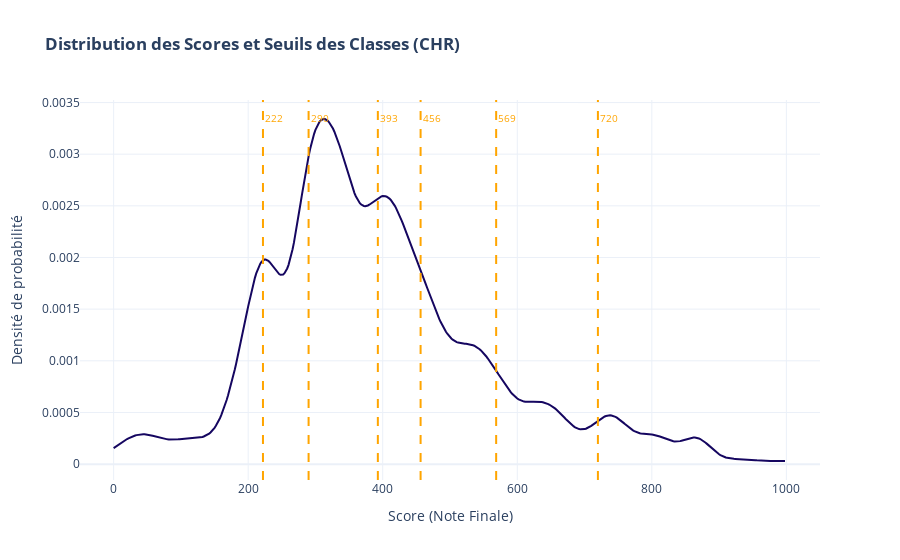

Here is the notebook cell this chart was saved with:
### Code cell
import pandas as pd
import plotly.figure_factory as ff
import plotly.graph_objects as go

# Chargement des données
# Assurez-vous que les fichiers sont dans le même répertoire
df_scores = pd.read_csv('../result/5_segmentation_chr/clients_segmented_dtree.csv')
df_chr = pd.read_csv('../result/5_segmentation_chr/CHR_Summary.csv')

# Sélection de la Note
x = df_scores['Note_Finale']

# Extraction des seuils : On prend le 'Max_Score' de chaque classe,
# sauf la dernière classe (car son max est le max global ou l'infini)
seuils = df_chr['Max_Score'].values[:-1]

# Création de la courbe de densité (KDE)
# show_hist=False pour n'avoir que la courbe, show_rug=False pour alléger
fig = ff.create_distplot([x], ['Densité Note Finale'], show_hist=False, show_rug=False, colors=["#150660"])

# Ajout des lignes verticales pour les seuils
shapes = []
annotations = []

for seuil in seuils:
    # Ligne verticale
    shapes.append(dict(
        type="line",
        x0=seuil, y0=0, 
        x1=seuil, y1=1, # yref='paper' permet à la ligne d'aller du bas en haut du graph
        xref="x", yref="paper",
        line=dict(color="orange", width=2, dash="dash")
    ))
    
    # Annotation (valeur du seuil)
    annotations.append(dict(
        x=seuil, y=0.95, # Position en haut du graphique
        xref="x", yref="paper",
        text=f"{seuil:.0f}", # Affichage de la valeur arrondie
        showarrow=False,
        font=dict(color="orange", size=10),
        xanchor='left',
        yshift=10
    ))

# Mise en forme finale du layout
fig.update_layout(
    title='<b>Distribution des Scores et Seuils des Classes (CHR)</b>',
    xaxis_title='Score (Note Finale)',
    yaxis_title='Densité de probabilité',
    shapes=shapes,
    annotations=annotations,
    template='plotly_white',
    showlegend=False,
    xaxis=dict(range=[x.min()-50, x.max()+50]) # Marge sur l'axe X
)

fig.show()

### Figure 1 — Plotly figure (JSON) as saved in the notebook; plotly's stock layout.template omitted (floating-point values rounded to 4 significant figures; data arrays with more than 128 entries replaced by an {"elided": "..."} marker saying what was removed)
{"data": [{"legendgroup": "Densité Note Finale", "marker": {"color": "#150660"}, "mode": "lines", "name": "Densité Note Finale", "showlegend": true, "type": "scatter", "x": {"elided": "500 int values"}, "xaxis": "x", "y": {"elided": "500 float values"}, "yaxis": "y"}], "layout": {"annotations": [{"font": {"color": "orange", "size": 10}, "showarrow": false, "text": "222", "x": 222.0, "xanchor": "left", "xref": "x", "y": 0.95, "yref": "paper", "yshift": 10}, {"font": {"color": "orange", "size": 10}, "showarrow": false, "text": "290", "x": 289.8, "xanchor": "left", "xref": "x", "y": 0.95, "yref": "paper", "yshift": 10}, {"font": {"color": "orange", "size": 10}, "showarrow": false, "text": "393", "x": 392.8, "xanchor": "left", "xref": "x", "y": 0.95, "yref": "paper", "yshift": 10}, {"font": {"color": "orange", "size": 10}, "showarrow": false, "text": "456", "x": 456.3, "xanchor": "left", "xref": "x", "y": 0.95, "yref": "paper", "yshift": 10}, {"font": {"color": "orange", "size": 10}, "showarrow": false, "text": "569", "x": 568.6, "xanchor": "left", "xref": "x", "y": 0.95, "yref": "paper", "yshift": 10}, {"font": {"color": "orange", "size": 10}, "showarrow": false, "text": "720", "x": 719.9, "xanchor": "left", "xref": "x", "y": 0.95, "yref": "paper", "yshift": 10}], "barmode": "overlay", "hovermode": "closest", "legend": {"traceorder": "reversed"}, "shapes": [{"line": {"color": "orange", "dash": "dash", "width": 2}, "type": "line", "x0": 222.0, "x1": 222.0, "xref": "x", "y0": 0, "y1": 1, "yref": "paper"}, {"line": {"color": "orange", "dash": "dash", "width": 2}, "type": "line", "x0": 289.8, "x1": 289.8, "xref": "x", "y0": 0, "y1": 1, "yref": "paper"}, {"line": {"color": "orange", "dash": "dash", "width": 2}, "type": "line", "x0": 392.8, "x1": 392.8, "xref": "x", "y0": 0, "y1": 1, "yref": "paper"}, {"line": {"color": "orange", "dash": "dash", "width": 2}, "type": "line", "x0": 456.3, "x1": 456.3, "xref": "x", "y0": 0, "y1": 1, "yref": "paper"}, {"line": {"color": "orange", "dash": "dash", "width": 2}, "type": "line", "x0": 568.6, "x1": 568.6, "xref": "x", "y0": 0, "y1": 1, "yref": "paper"}, {"line": {"color": "orange", "dash": "dash", "width": 2}, "type": "line", "x0": 719.9, "x1": 719.9, "xref": "x", "y0": 0, "y1": 1, "yref": "paper"}], "showlegend": false, "title": {"text": "<b>Distribution des Scores et Seuils des Classes (CHR)</b>"}, "xaxis": {"anchor": "y2", "domain": [0, 1], "range": [-50, 1050], "title": {"text": "Score (Note Finale)"}, "zeroline": false}, "yaxis": {"anchor": "free", "domain": [0, 1], "position": 0, "title": {"text": "Densité de probabilité"}}}}
